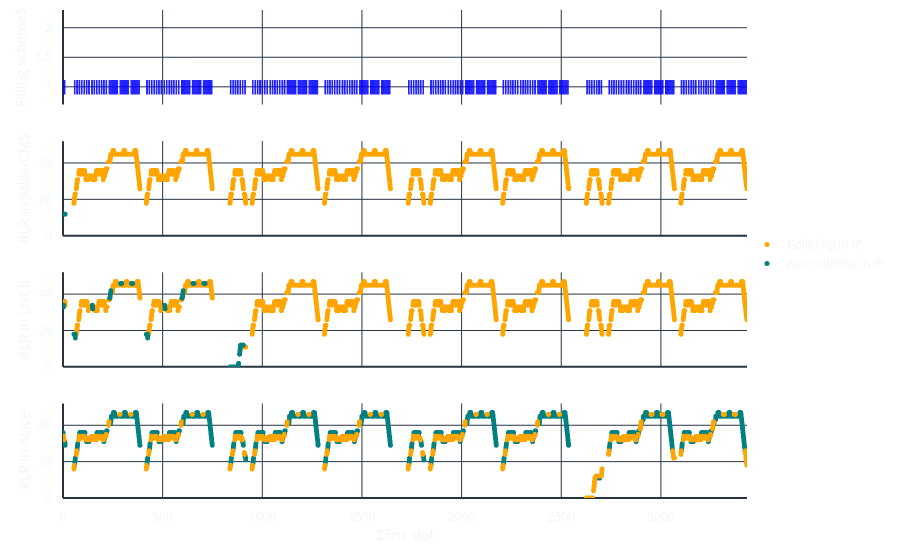

The notebook cell this image was saved under:
### Code cell
from plotly.subplots import make_subplots
fig = make_subplots(rows=4, cols=1, shared_xaxes=True)
scat_1 = go.Scattergl(
        x=non_zero_indices_b1,
        y=array_b1[non_zero_indices_b1],
        xaxis="x",
        yaxis="y",
        mode="markers",
        marker=dict(color="blue", size=10),
        #name="Beam 1",
        marker_symbol='line-ns',
        showlegend=False
    )
fig.append_trace(
    scat_1,
    row=1,
    col=1,
)

series_collide_atlas_cms = bbs[bbs['collides in ATLAS/CMS']]['# of LR in ATLAS/CMS']
series_not_collide_atlas_cms = bbs[~bbs['collides in ATLAS/CMS']]['# of LR in ATLAS/CMS']
series_collide_lhcb = bbs[bbs['collides in LHCB']]['# of LR in LHCB']
series_not_collide_lhcb = bbs[~bbs['collides in LHCB']]['# of LR in LHCB']
series_collide_alice = bbs[bbs['collides in ALICE']]['# of LR in ALICE']
series_not_collide_alice = bbs[~bbs['collides in ALICE']]['# of LR in ALICE']



fig.append_trace(
    go.Scattergl(x = series_collide_atlas_cms.index, y = series_collide_atlas_cms, xaxis="x", yaxis="y2", mode='markers', marker=dict(color="orange", size=5, ), showlegend=False),
    row=2,
    col=1,
)
fig.append_trace(
    go.Scattergl(x = series_not_collide_atlas_cms.index, y = series_not_collide_atlas_cms, xaxis="x", yaxis="y2", mode='markers', marker=dict(color="teal", size=5, ), showlegend=False),
    row=2,
    col=1,
)

fig.append_trace(
    go.Scattergl(x = series_collide_lhcb.index, y = series_collide_lhcb, xaxis="x", yaxis="y3", mode='markers', marker=dict(color="orange", size=5, ), showlegend=False),
    row=3,
    col=1,
)
fig.append_trace(
    go.Scattergl(x = series_not_collide_lhcb.index, y = series_not_collide_lhcb, xaxis="x", yaxis="y3", mode='markers', marker=dict(color="teal", size=5, ), showlegend=False),
    row=3,
    col=1,
)

fig.append_trace(
    go.Scattergl(x = series_collide_alice.index, y = series_collide_alice, xaxis="x", yaxis="y4", mode='markers', marker=dict(color="teal", size=5, ), showlegend=False),
    row=4,
    col=1,
)

fig.append_trace(
    go.Scattergl(x = series_not_collide_alice.index, y = series_not_collide_alice, xaxis="x", yaxis="y4", mode='markers', marker=dict(color="orange", size=5), showlegend=False),
    row=4,
    col=1,
)

# Traces for legend
fig.append_trace(
    go.Scattergl(x = series_collide_atlas_cms.index[:1], y = series_collide_atlas_cms.values[:1], xaxis="x", yaxis="y2", mode='markers', marker=dict(color="orange", size=5), name="Colliding in IP"),
    row=2,
    col=1,
)
fig.append_trace(
    go.Scattergl(x = series_not_collide_atlas_cms.index[:1], y = series_not_collide_atlas_cms.values[:1], xaxis="x", yaxis="y2", mode='markers', marker=dict(color="teal", size=5), name="Not colliding in IP"),
    row=2,
    col=1,
)

# Update yaxis properties
fig.update_xaxes(range=[0, non_zero_indices_b1[-1] + 1])
fig.update_yaxes(title_text=r"Filling scheme$", range=[0.7, 2.3], row=1, col=1)
fig.update_yaxes(title_text=r"#LR in Atlas/CMS", range=[0, 52], row=2, col=1)
fig.update_yaxes(title_text=r"#LR in LHCb", range=[0, 52], row=3, col=1)
fig.update_yaxes(title_text=r"#LR in ALice", range=[0, 52],row=4, col=1)
fig.update_xaxes(title_text=r"25ns slot", row=4, col=1)
fig.update_yaxes(fixedrange=True)

# Update layout
fig.update_layout(
    showlegend=True,
    xaxis_showgrid=True,
    yaxis_showgrid=True,
    dragmode="pan",
    uirevision="Don't change",
    margin=dict(l=10, r=10, b=10, t=10, pad=10),
    template="plotly_dark", paper_bgcolor="rgba(0,0,0,0)", plot_bgcolor="rgba(0,0,0,0)",
    legend_x=1, legend_y=0.5,
)
    
fig.show()

### Figure 1 — Plotly figure (JSON) as saved in the notebook; plotly's stock layout.template omitted (floating-point values rounded to 4 significant figures; data arrays with more than 128 entries replaced by an {"elided": "..."} marker saying what was removed)
{"data": [{"marker": {"color": "blue", "size": 10, "symbol": "line-ns"}, "mode": "markers", "showlegend": false, "type": "scattergl", "x": {"elided": "2228 int values"}, "xaxis": "x", "y": {"elided": "2228 int values"}, "yaxis": "y"}, {"marker": {"color": "orange", "size": 5}, "mode": "markers", "showlegend": false, "type": "scattergl", "x": {"elided": "2216 int values"}, "xaxis": "x2", "y": {"elided": "2216 int values"}, "yaxis": "y2"}, {"marker": {"color": "teal", "size": 5}, "mode": "markers", "showlegend": false, "type": "scattergl", "x": [0, 1, 2, 3, 4, 5, 6, 7, 8, 9, 10, 11], "xaxis": "x2", "y": [12, 12, 12, 12, 12, 12, 12, 12, 12, 12, 12, 12], "yaxis": "y2"}, {"marker": {"color": "orange", "size": 5}, "mode": "markers", "showlegend": false, "type": "scattergl", "x": {"elided": "2112 int values"}, "xaxis": "x3", "y": {"elided": "2112 int values"}, "yaxis": "y3"}, {"marker": {"color": "teal", "size": 5}, "mode": "markers", "showlegend": false, "type": "scattergl", "x": [0, 1, 2, 3, 55, 56, 57, 58, 59, 60, 61, 62, 147, 148, 149, 234, 235, 236, 237, 238, 239, 240, 289, 290, 291, 292, 293, 294, 295, 344, 345, 346, 347, 348, 349, 350, 418, 419, 420, 421, 422, 423, 424, 425, 510, 511, 512, 597, 598, 599, 600, 601, 602, 603, 652, 653, 654, 655, 656, 657, 658, 707, 708, 709, 710, 711, 712, 713, 838, 839, 840, 841, 842, 843, 844, 845, 850, 851, 852, 853, 854, 855, 856, 857, 862, 863, 864, 865, 866, 867, 868, 869, 874, 875, 876, 877, 878, 879, 880, 881, 886, 887, 888, 889, 890, 891, 892, 893, 898, 899, 900, 901, 902, 903, 904, 905], "xaxis": "x3", "y": [34, 33, 33, 34, 18, 18, 18, 18, 18, 18, 17, 16, 34, 33, 32, 38, 38, 38, 39, 40, 41, 42, 46, 46, 46, 46, 46, 46, 46, 46, 46, 46, 46, 46, 46, 46, 18, 18, 18, 18, 18, 18, 17, 16, 34, 33, 32, 38, 38, 38, 39, 40, 41, 42, 46, 46, 46, 46, 46, 46, 46, 46, 46, 46, 46, 46, 46, 46, 0, 0, 0, 0, 0, 0, 0, 0, 0, 0, 0, 0, 0, 0, 0, 0, 0, 0, 0, 0, 0, 0, 0, 0, 0, 0, 0, 0, 0, 0, 1, 2, 7, 8, 9, 10, 11, 12, 12, 12, 12, 12, 12, 12, 12, 12, 12, 12], "yaxis": "y3"}, {"marker": {"color": "teal", "size": 5}, "mode": "markers", "showlegend": false, "type": "scattergl", "x": {"elided": "1686 int values"}, "xaxis": "x4", "y": {"elided": "1686 int values"}, "yaxis": "y4"}, {"marker": {"color": "orange", "size": 5}, "mode": "markers", "showlegend": false, "type": "scattergl", "x": {"elided": "542 int values"}, "xaxis": "x4", "y": {"elided": "542 int values"}, "yaxis": "y4"}, {"marker": {"color": "orange", "size": 5}, "mode": "markers", "name": "Colliding in IP", "type": "scattergl", "x": [55], "xaxis": "x2", "y": [18], "yaxis": "y2"}, {"marker": {"color": "teal", "size": 5}, "mode": "markers", "name": "Not colliding in IP", "type": "scattergl", "x": [0], "xaxis": "x2", "y": [12], "yaxis": "y2"}], "layout": {"dragmode": "pan", "legend": {"x": 1, "y": 0.5}, "margin": {"b": 10, "l": 10, "pad": 10, "r": 10, "t": 10}, "paper_bgcolor": "rgba(0,0,0,0)", "plot_bgcolor": "rgba(0,0,0,0)", "showlegend": true, "uirevision": "Don't change", "xaxis": {"anchor": "y", "domain": [0, 1], "matches": "x4", "range": [0, 3432], "showgrid": true, "showticklabels": false}, "xaxis2": {"anchor": "y2", "domain": [0, 1], "matches": "x4", "range": [0, 3432], "showticklabels": false}, "xaxis3": {"anchor": "y3", "domain": [0, 1], "matches": "x4", "range": [0, 3432], "showticklabels": false}, "xaxis4": {"anchor": "y4", "domain": [0, 1], "range": [0, 3432], "title": {"text": "25ns slot"}}, "yaxis": {"anchor": "x", "domain": [0.8063, 1], "fixedrange": true, "range": [0.7, 2.3], "showgrid": true, "title": {"text": "Filling scheme$"}}, "yaxis2": {"anchor": "x2", "domain": [0.5375, 0.7312], "fixedrange": true, "range": [0, 52], "title": {"text": "#LR in Atlas/CMS"}}, "yaxis3": {"anchor": "x3", "domain": [0.2687, 0.4625], "fixedrange": true, "range": [0, 52], "title": {"text": "#LR in LHCb"}}, "yaxis4": {"anchor": "x4", "domain": [0, 0.1938], "fixedrange": true, "range": [0, 52], "title": {"text": "#LR in ALice"}}}}
